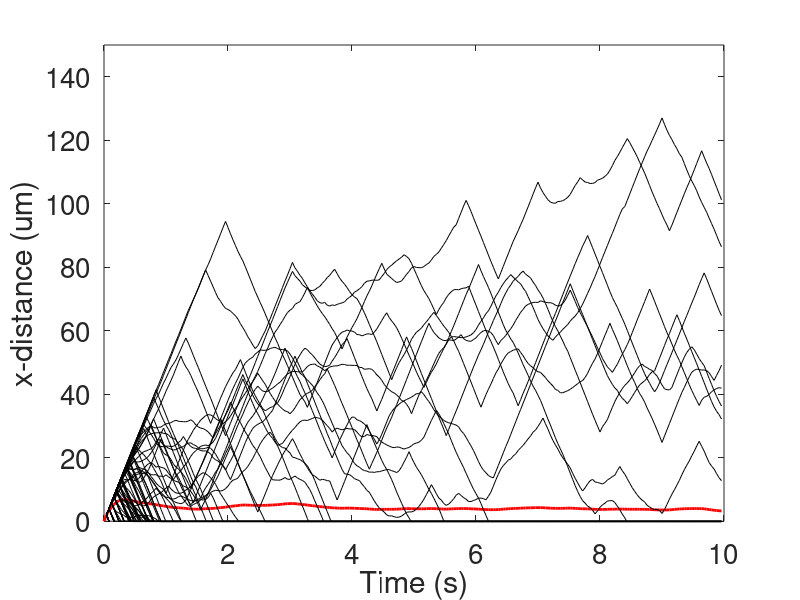

Recreate this plot in MATLAB.
%Matlab code for simulating the trajectories of bacteria.  

clear all
clf

%parameters
Dr=0.5; %rotational diffusivity
flip=3; %reversal frequency
N=100; %number of particles
U=50; %speed in microns/second
T=10; %total time in seconds
F=T*25; %number of frames
delay=12;  %minimum number of frames between successive reversals

dt=T/F;  %time step
time=0:dt:T-dt;    

%generation of random numbers
b1=randn(N,F);
b2a=random('Geometric',dt*flip,N,1)+1;      %first reversal without delay
b2b=random('Geometric',dt*flip,N,F)+delay;    %subsequent reversals have delay
b2=zeros(N,F);

for i=1:N
    
    ii=b2a(i);
    b2(i,ii)=1;

    jj=1;
    while ii+b2b(i,jj)<F
        
        ii=ii+b2b(i,jj);
        b2(i,ii)=1;
        jj=jj+1;
    end
end 

%Simulated data
posx=zeros(N,F);   %x coordinates
posy=zeros(N,F);   %y coordinates 
ang=zeros(N,F);    % heading angles 

%initiate all bacteria to enter the channel at x=0
posx(:,1)=zeros(N,1);
posy(:,1)=zeros(N,1);
ang(:,1)=zeros(N,1);

ind=1:N;  %indices of particles remaining in the channel x>0

j=1;
while j<F & length(ind)>0
    
    %time-marching step
    j=j+1;
             
    posx(ind,j)=posx(ind,j-1)+U*cos(ang(ind,j-1))*dt;
    posy(ind,j)=posy(ind,j-1)+U*sin(ang(ind,j-1))*dt;
    ang(ind,j)=ang(ind,j-1)+pi*b2(ind,j-1)+sqrt(2*Dr*dt)*b1(ind,j-1);
    
    p1=find(posx(ind,j)<0);
    %bacteria leaving the channel are identified
    if length(p1)>0
        
        residence(ind(p1))=j;
        posx(ind(p1),j+1:F)=repmat(posx(ind(p1),j),1,F-j);
        posy(ind(p1),j+1:F)=repmat(posy(ind(p1),j),1,F-j);
        ind(p1)=[];
    end
    
    p2=find(abs(posy(ind,j))>50);
    %bacteria crossing the side walls are set to remain in the channel
    posy(ind(p2),j)=50*sign(posy(ind(p2),j));
    ang(ind(p2),j)=sign(cos(ang(ind(p2),j)))*pi/2-pi/2;   
            
end

%Plotting trajectories and their mean

plot(time,mean(posx,1),'r-','Linewidth',2)
hold on

for i=1:N
    
    plot(time(2:end),posx(i,2:end),'k-')
    
end

xlabel('Time (s)')
ylabel('x-distance (um)')
set(gca,'Fontsize',20)
axis([0 10 0 150])
box on


